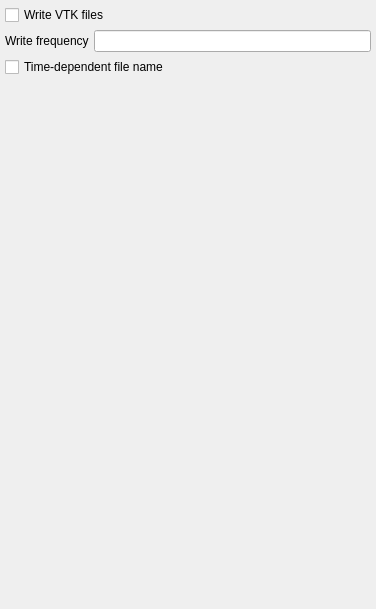
<?xml version="1.0" encoding="UTF-8"?>
<ui version="4.0">
 <class>vtk</class>
 <widget class="QWidget" name="vtk">
  <property name="geometry">
   <rect>
    <x>0</x>
    <y>0</y>
    <width>376</width>
    <height>609</height>
   </rect>
  </property>
  <property name="windowTitle">
   <string>VTK</string>
  </property>
  <layout class="QGridLayout" name="gridLayout">
   <property name="margin">
    <number>5</number>
   </property>
   <property name="spacing">
    <number>5</number>
   </property>
   <item row="2" column="0" colspan="2">
    <widget class="CheckBox" name="checkbox_keyword_time_dependent_filename">
     <property name="text">
      <string>Time-dependent file name</string>
     </property>
    </widget>
   </item>
   <item row="1" column="1">
    <widget class="LineEdit" name="lineedit_keyword_vtk_dt">
     <property name="text">
      <string/>
     </property>
    </widget>
   </item>
   <item row="1" column="0">
    <widget class="QLabel" name="label_9">
     <property name="text">
      <string>Write frequency</string>
     </property>
    </widget>
   </item>
   <item row="3" column="0">
    <spacer name="verticalSpacer">
     <property name="orientation">
      <enum>Qt::Vertical</enum>
     </property>
     <property name="sizeHint" stdset="0">
      <size>
       <width>20</width>
       <height>40</height>
      </size>
     </property>
    </spacer>
   </item>
   <item row="0" column="0" colspan="2">
    <widget class="CheckBox" name="checkbox_keyword_write_vtk_files">
     <property name="text">
      <string>Write VTK files</string>
     </property>
    </widget>
   </item>
  </layout>
 </widget>
 <customwidgets>
  <customwidget>
   <class>CheckBox</class>
   <extends>QCheckBox</extends>
   <header>widgets.base</header>
  </customwidget>
  <customwidget>
   <class>LineEdit</class>
   <extends>QLineEdit</extends>
   <header>widgets.base</header>
  </customwidget>
 </customwidgets>
 <resources/>
 <connections/>
</ui>
